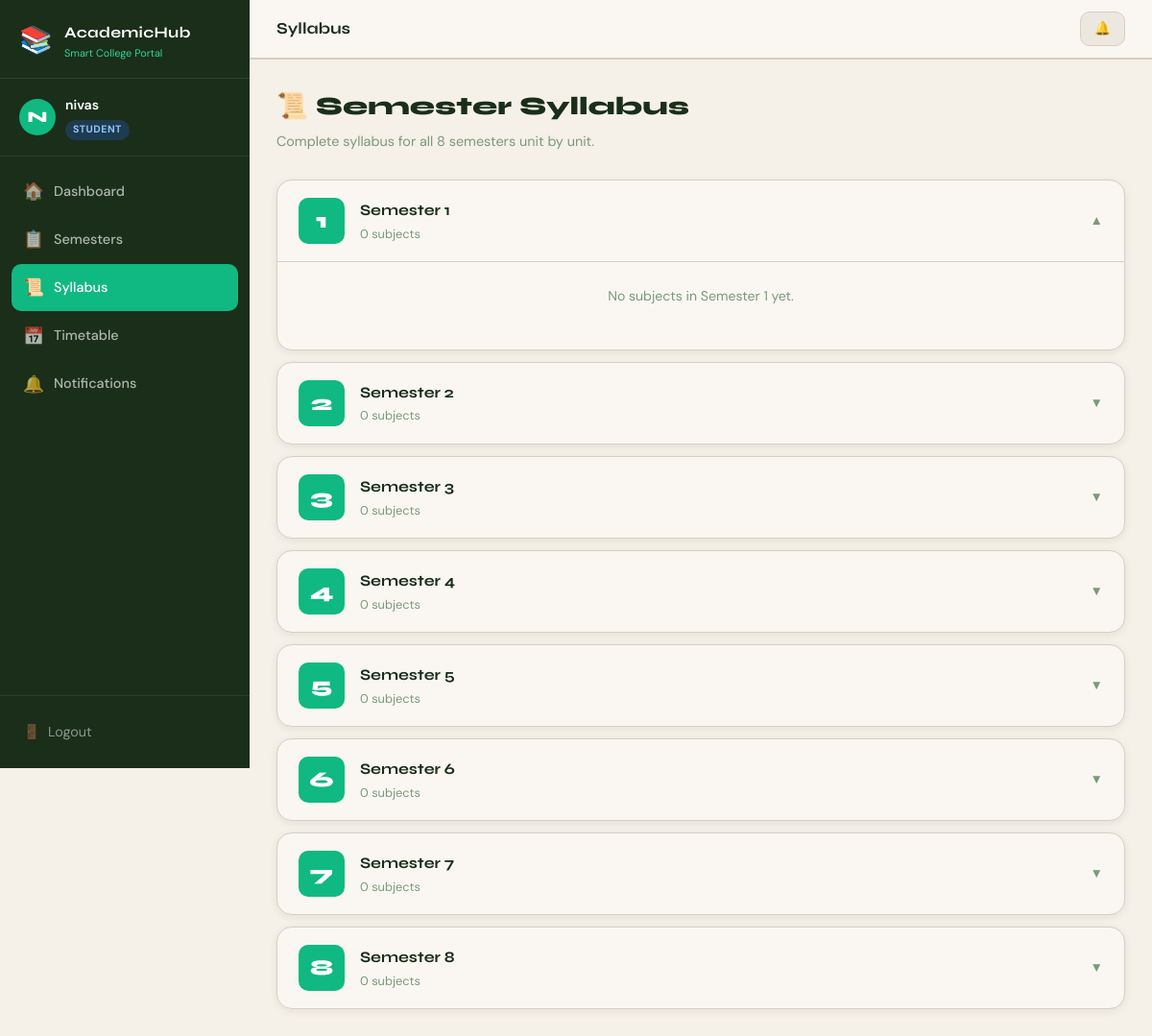
Page /syllabus/ (signed in) on the committed database.
### core/models.py (models this page shows, shortened)
class User(AbstractBaseUser, PermissionsMixin):
    ROLE_CHOICES = [
        ('student', 'Student'),
        ('teacher', 'Teacher'),
    ]
    name = models.CharField(max_length=150)
    email = models.EmailField(unique=True)
    role = models.CharField(max_length=10, choices=ROLE_CHOICES, default='student')
    is_active = models.BooleanField(default=True)
    is_staff = models.BooleanField(default=False)
    date_joined = models.DateTimeField(auto_now_add=True)
    USERNAME_FIELD = 'email'
    REQUIRED_FIELDS = ['name', 'role']
    objects = UserManager()

### core/views.py (the view)
# urls.py: path('syllabus/', views.syllabus_view, name='syllabus'),
@login_required
def syllabus_view(request):
    semester_data = []
    for i in range(1, 9):
        subjects = Subject.objects.filter(semester=i).prefetch_related('syllabus_units')
        semester_data.append({
            'number':   i,
            'subjects': subjects,
        })
    return render(request, 'core/syllabus.html', {'semester_data': semester_data})

### core/templates/core/syllabus.html (shortened to what this page needs)
{% extends 'core/base.html' %}
{% block page_title %}Syllabus{% endblock %}
{% block content %}
<div class="syllabus-page">
    <div class="page-header">
        <h2>📜 Semester Syllabus</h2>
        <p>Complete syllabus for all 8 semesters unit by unit.</p>
    </div>
    <div class="syllabus-accordion">
        {% for sem in semester_data %}
        <div class="sem-accordion-item">
            <div class="sem-accordion-header" onclick="toggleSem({{ sem.number }})">
                <div class="sem-acc-left">
                    <span class="sem-acc-num">{{ sem.number }}</span>
                    <div>
                        <h3>Semester {{ sem.number }}</h3>
                        <p>{{ sem.subjects|length }} subject{% if sem.subjects|length != 1 %}s{% endif %}</p>
                    </div>
                </div>
                <span class="sem-acc-arrow" id="arrow-{{ sem.number }}">▼</span>
            </div>
            <div class="sem-accordion-body" id="sem-body-{{ sem.number }}">
                {% if sem.subjects %}
                <div class="syllabus-subjects-grid">
                    {% for subject in sem.subjects %}
                    <div class="syllabus-subject-card">
                        <div class="syl-subject-header">
                            <div>
                                <span class="subject-badge">{{ subject.code }}</span>
                                <h4>{{ subject.name }}</h4>
                                <span class="subject-teacher">👨‍🏫 {{ subject.teacher.name|default:"TBA" }}</span>
                            </div>
                            <a href="{% url 'syllabus_detail' subject.id %}" class="btn-secondary">
                                View Syllabus →
                            </a>
                        </div>
                        <div class="syl-units-preview">
                            {% for unit in subject.syllabus_units.all %}
                            <div class="syl-unit-chip">
                                <span class="unit-num">Unit {{ unit.unit_number }}</span>
                                <span class="unit-title">{{ unit.unit_title }}</span>
                            </div>
                            {% empty %}
                            <p class="no-syllabus">No syllabus added yet</p>
                            {% endfor %}
                        </div>
                    </div>
                    {% endfor %}
                </div>
                {% else %}
                <div class="empty-state small">
                    <p>No subjects in Semester {{ sem.number }} yet.</p>
                </div>
                {% endif %}
            </div>
        </div>
        {% endfor %}
    </div>
</div>
{% endblock %}

### core/templates/core/base.html (shortened to what this page needs)
<!DOCTYPE html>
<html lang="en">
<head>
    {% load static %}
    <link rel="stylesheet" href="{% static 'css/styles.css' %}">
</head>
<body>
    {% if user.is_authenticated %}
    <div class="app-layout">
        <aside class="sidebar" id="sidebar">
            <div class="sidebar-brand">
                <div class="brand-icon">📚</div>
                <div class="brand-text">
                    <span class="brand-name">AcademicHub</span>
                    <span class="brand-sub">Smart College Portal</span>
                </div>
            </div>
            <div class="sidebar-user">
                <div class="user-avatar">{{ user.name|first|upper }}</div>
                <div class="user-info">
                    <span class="user-name">{{ user.name }}</span>
                    <span class="user-role role-badge role-{{ user.role }}">{{ user.role|capfirst }}</span>
                </div>
            </div>
<nav class="sidebar-nav">
    {% if user.role == 'student' %}
    <a href="{% url 'dashboard' %}" class="nav-item {% if request.resolver_match.url_name == 'dashboard' %}active{% endif %}">
        <span class="nav-icon">🏠</span><span>Dashboard</span>
    </a>
    <a href="{% url 'semesters' %}" class="nav-item {% if 'semester' in request.resolver_match.url_name %}active{% endif %}">
        <span class="nav-icon">📋</span><span>Semesters</span>
    </a>
    <a href="{% url 'syllabus' %}" class="nav-item {% if 'syllabus' in request.resolver_match.url_name %}active{% endif %}">
        <span class="nav-icon">📜</span><span>Syllabus</span>
    </a>
    {% endif %}
    <a href="{% url 'timetable' %}" class="nav-item {% if request.resolver_match.url_name == 'timetable' %}active{% endif %}">
        <span class="nav-icon">📅</span><span>Timetable</span>
    </a>
    <a href="{% url 'notifications' %}" class="nav-item {% if request.resolver_match.url_name == 'notifications' %}active{% endif %}">
        <span class="nav-icon">🔔</span><span>Notifications</span>
    </a>
</nav>
            <div class="sidebar-footer">
                <a href="{% url 'logout' %}" class="logout-btn">
                    <span>🚪</span> Logout
                </a>
            </div>
        </aside>
        <main class="main-content">
            <div class="topbar">
                <div class="topbar-title">{% block page_title %}{% endblock %}</div>
                <div class="topbar-actions">
                    <a href="{% url 'notifications' %}" class="notif-btn">
                        🔔
                    </a>
                </div>
            </div>
            <div class="content-area">
                {% block content %}{% endblock %}
            </div>
        </main>
    </div>
    {% else %}
        {% block auth_content %}{% endblock %}
    {% endif %}
</body>
</html>

### rows in the picture
User: name|first "N", name "nivas", role "STUDENT"

### other values in the picture
{{ sem.number }} "1" "2" "3" "4" "5" "6" "7" "8"
{{ sem.subjects|length }} "0" "0" "0" "0" "0" "0" "0" "0"
{{ sem.number }} "1"
